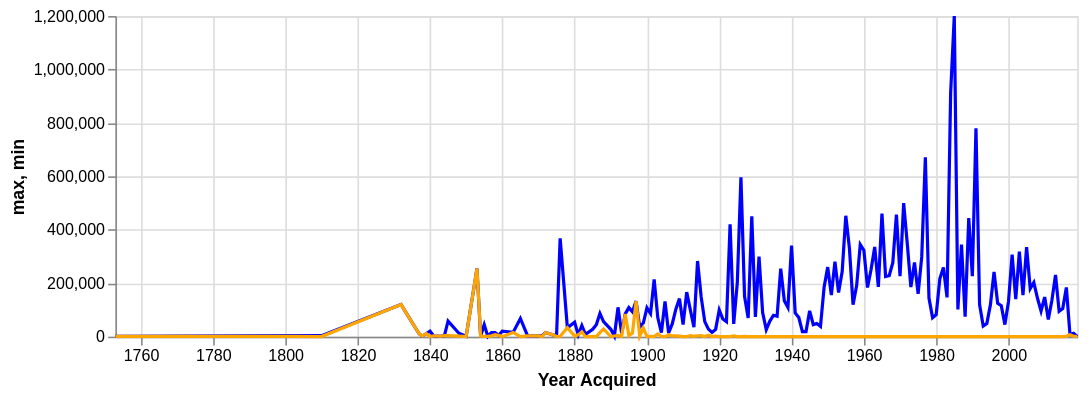

The notebook cell this image was saved under:
### Code cell
lines = alt.Chart(stats.reset_index()).mark_line().encode(
    alt.X('Year Acquired:T'), # technically should be T for reformatted into temporal
    #alt.Y('max:Q')
).properties(
    width=600,
    height=200
)
# add layers of min & max of lines
lines = alt.layer(
    lines.mark_line(color='blue').encode(y='max:Q'), 
    lines.mark_line(color='orange').encode(y='min:Q')
)
lines

### Figure 1 — Vega-Lite specification as saved in the notebook (floating-point values rounded to 4 significant figures; data arrays with more than 128 entries replaced by an {"elided": "..."} marker saying what was removed)
{"config": {"view": {"continuousWidth": 300, "continuousHeight": 300}}, "layer": [{"mark": {"type": "line", "color": "blue"}, "encoding": {"x": {"field": "Year Acquired", "type": "temporal"}, "y": {"field": "max", "type": "quantitative"}}}, {"mark": {"type": "line", "color": "orange"}, "encoding": {"x": {"field": "Year Acquired", "type": "temporal"}, "y": {"field": "min", "type": "quantitative"}}}], "data": {"name": "data-84befe598698d4eeacb5f9a66e5bd507"}, "height": 200, "width": 600, "$schema": "https://vega.github.io/schema/vega-lite/v5.20.1.json", "datasets": {"data-84befe598698d4eeacb5f9a66e5bd507": {"elided": "171 records"}}}
